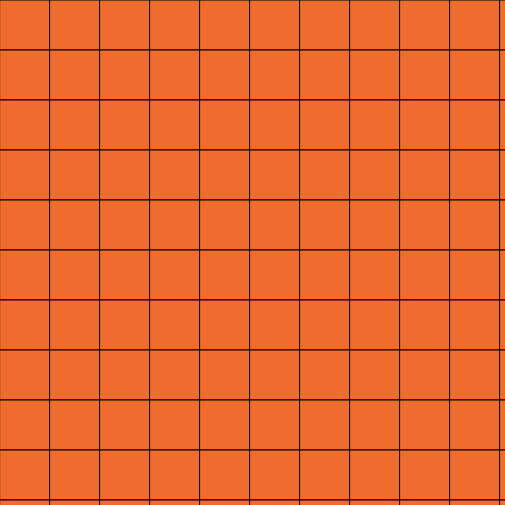
Frame 1 (no input)
Frame 60 (no input): identical to frame 1, image omitted
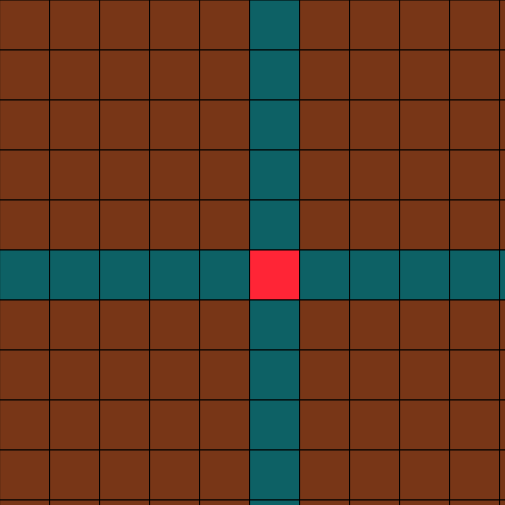
Frame 120 (the mouse pressed at the canvas centre since frame 60)

The p5.js sketch that drew these frames (run headless with seeded random() and noise() and a simulated clock; from frame 60 on, the mouse is pressed at the canvas centre):

// p5.js sketch
// ── sketch.js

let size = 50;
function setup() {
  createCanvas(505, 505);
  //No stroke for shapes
}

//Rendering function
function draw() {
  background(0);
  var mouse1 = map(mouseY, 0, height, 0, 255);
  var mouse2 = map(mouseX, 0, width, 0, 255);
  var mouse3 = map(mouseY, 0, width, 255, 0);

  var color1 = color(255, 37, 54, 255);
  var color2 = color(26, 194, 203, mouse1);
  var color3 = color(26, 194, 203, mouse2);
  var color4 = color(239, 108, 46, mouse3);

    for (let y = 0; y < height; y+=size) {
      for (let x = 0; x < width; x+=size){
        if (mouseX>x && mouseX<x+size && mouseY>y && mouseY<y+size) fill(color1);
        else if (mouseX>x && mouseX<x+size) fill(color2);
        else if (mouseY>y && mouseY<y+size) fill(color3);
        else fill(color4);
        rect(x, y, size, size);
      }
    }
}
